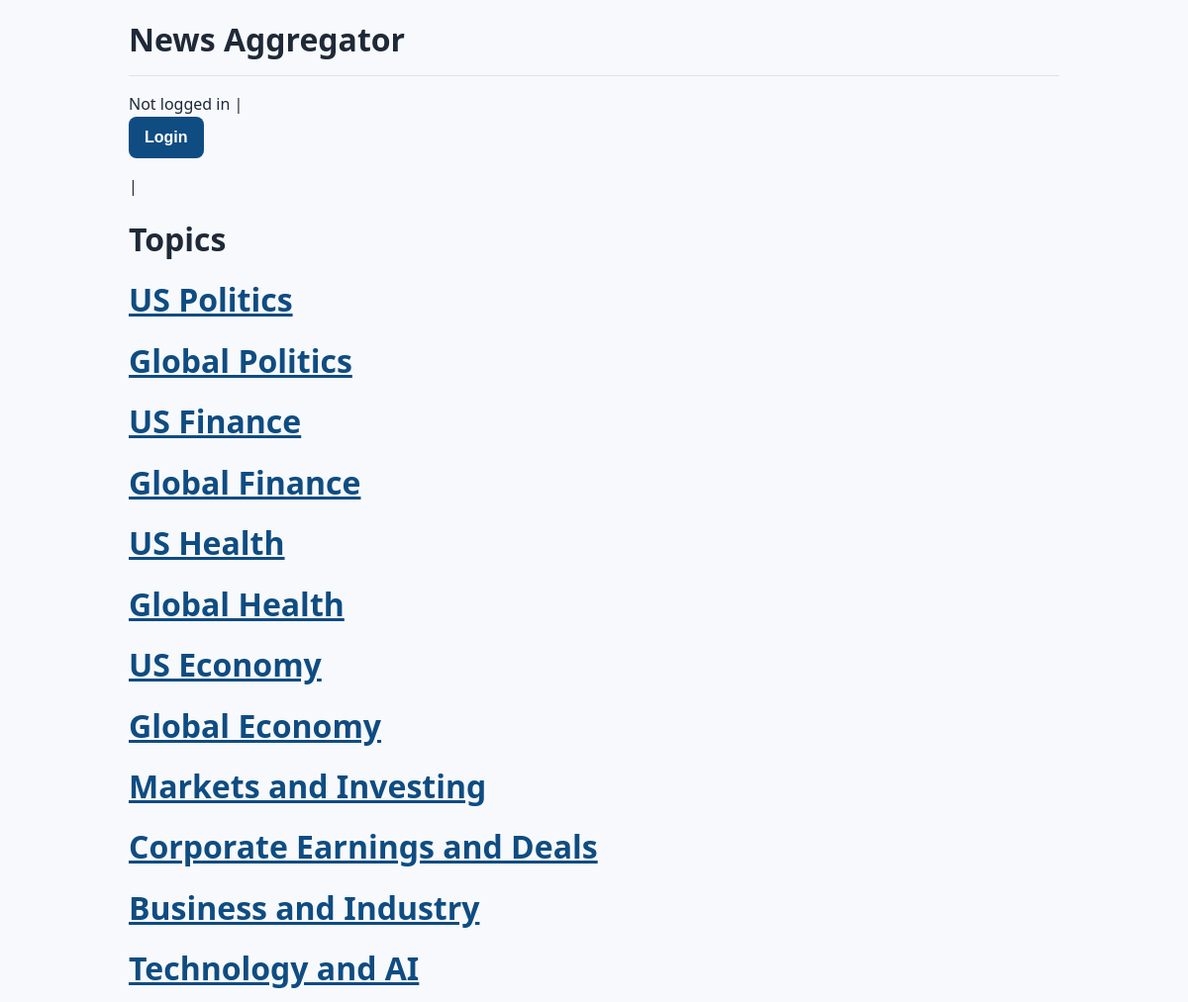
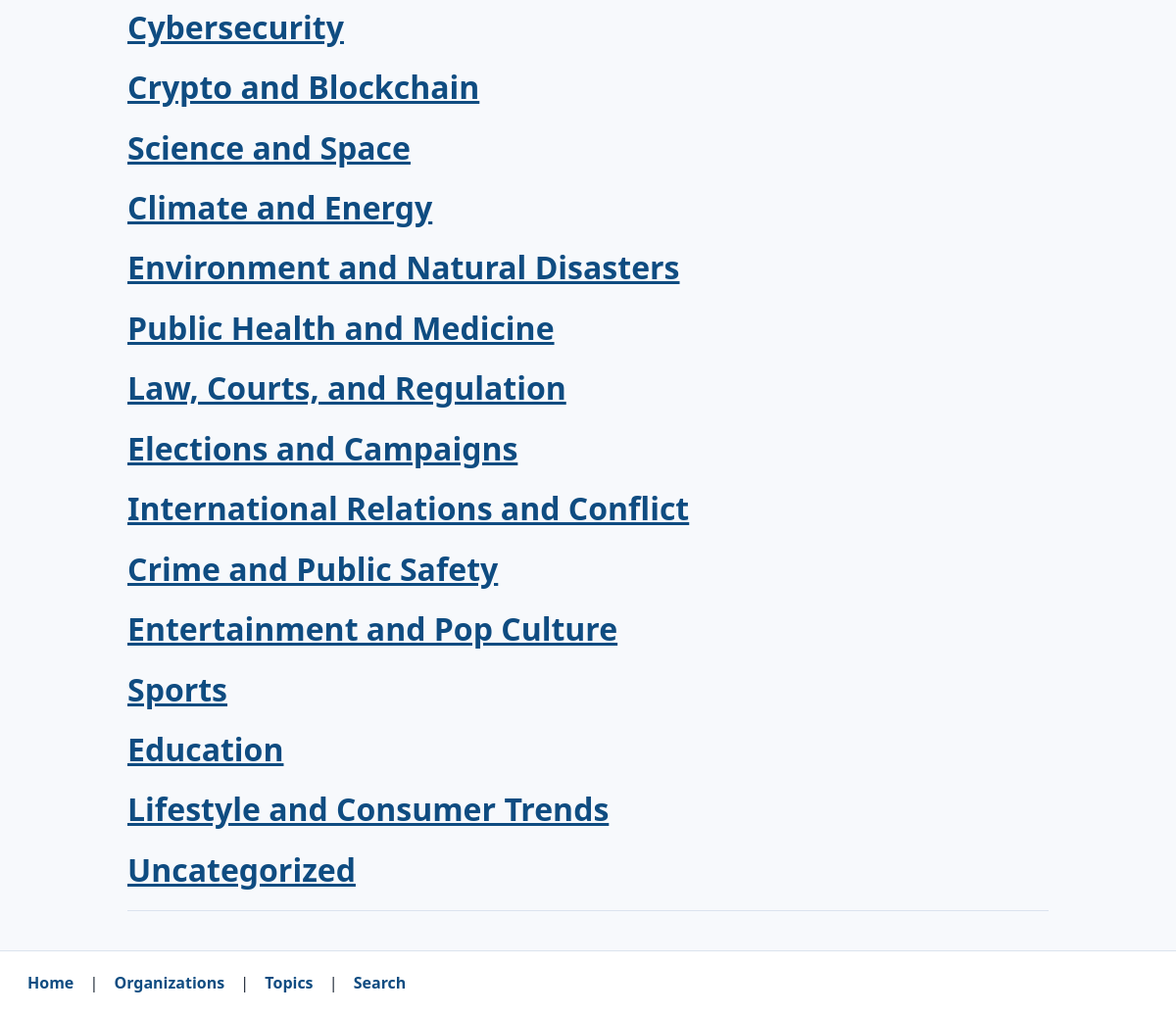
Page /project/topics/ on the committed database (2 pictures, top to bottom).
### project/models.py (models this page shows)
class Topic(models.Model):
    topic = models.TextField(blank=True)
    description = models.TextField(blank=True)

### project/views.py (the view)
# urls.py: path('topics/', TopicListView.as_view(), name='topics' ),
class TopicListView(ListView):
    model = Topic
    template_name = 'project/topic_list.html'
    context_object_name = 'topics'

### project/templates/project/topic_list.html
{% extends 'project/base.html' %}
{% block content %}
<h1>Topics</h1>
<div>
{% for topic in topics %}
        <div>
            <a href="{% url 'topic' topic.pk %}">
                <h1>{{ topic.topic }}</h1>
            </a>
        </div>
    {% endfor %}
</div>
{% endblock %}

### static/project/styles.css (style rules this page uses)
:root { --bg: #f7f9fc; --surface: #ffffff; --text: #1f2937; --muted: #6b7280; --border: #dbe3ee; --link: #0f4c81; --link-hover: #0b3a63; --button: #0f4c81; --button-hover: #0b3a63; }
* { box-sizing: border-box; }
html, body { margin: 0; padding: 0; background: var(--bg); color: var(--text); font-family: "Segoe UI", Tahoma, Geneva, Verdana, sans-serif; line-height: 1.55; }
body { max-width: 980px; margin: 0 auto; padding: 20px 20px 90px; }
a { color: var(--link); }
h1, h2, h3 { line-height: 1.25; }

### rows in the picture
Topic: topic "US Politics"
Topic: topic "Global Politics"
Topic: topic "US Finance"
Topic: topic "Global Finance"
Topic: topic "US Health"
Topic: topic "Global Health"
Topic: topic "US Economy"
Topic: topic "Global Economy"
Topic: topic "Markets and Investing"
Topic: topic "Corporate Earnings and Deals"
Topic: topic "Business and Industry"
Topic: topic "Technology and AI"
Topic: topic "Cybersecurity"
Topic: topic "Crypto and Blockchain"
Topic: topic "Science and Space"
Topic: topic "Climate and Energy"
Topic: topic "Environment and Natural Disasters"
Topic: topic "Public Health and Medicine"
Topic: topic "Law, Courts, and Regulation"
Topic: topic "Elections and Campaigns"
Topic: topic "International Relations and Conflict"
Topic: topic "Crime and Public Safety"
Topic: topic "Entertainment and Pop Culture"
Topic: topic "Sports"
Topic: topic "Education"
Topic: topic "Lifestyle and Consumer Trends"
Topic: topic "Uncategorized"
